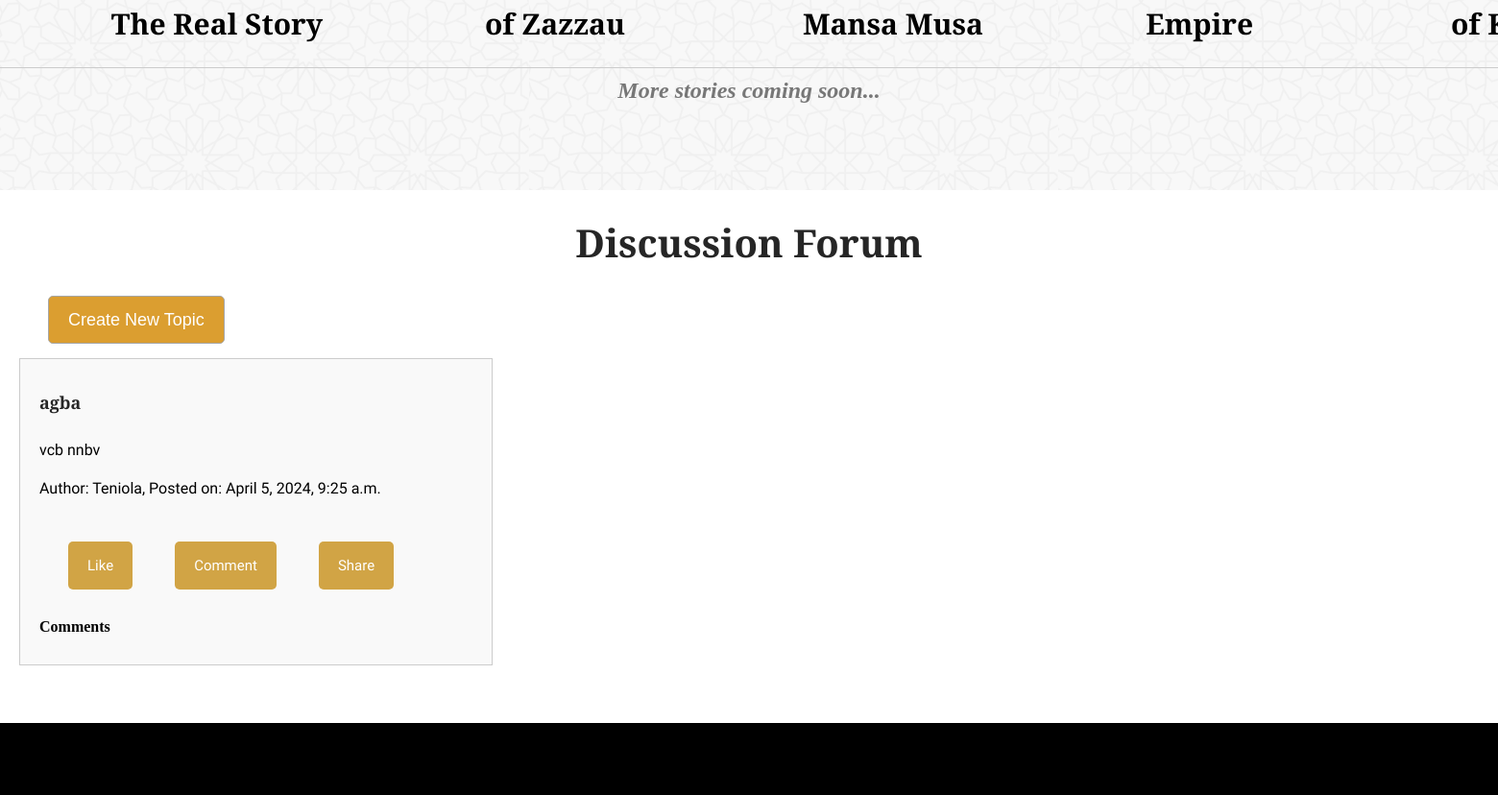
Before: /index/ (signed in, middle part) with the older database file.
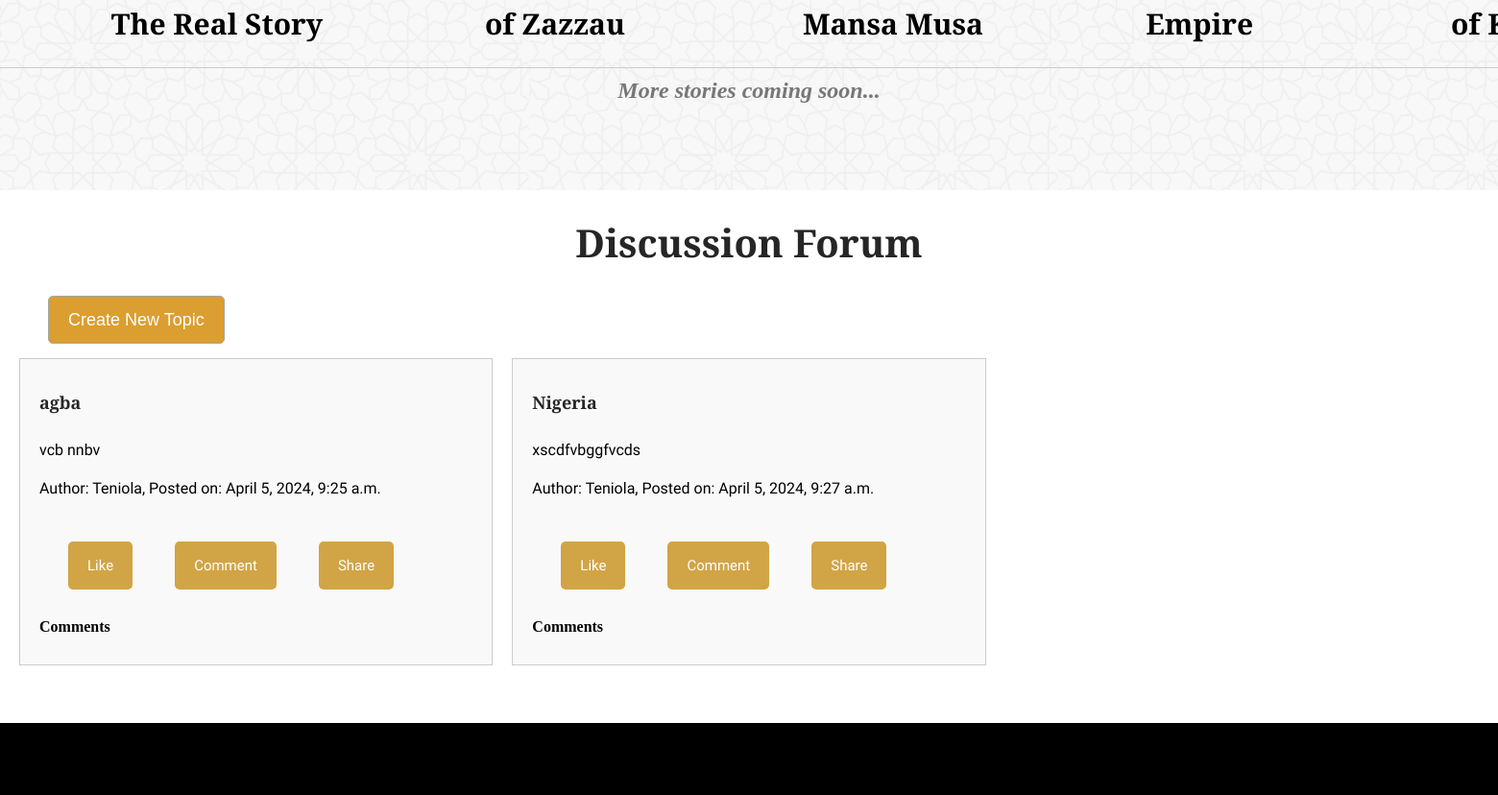
After: the same page with the newer database file.
### StorySphere/models.py (models this page shows)
class ForumTopic(models.Model):
    title = models.CharField(max_length=255)
    description = models.TextField()
    author = models.ForeignKey(User, on_delete=models.CASCADE)
    created_at = models.DateTimeField(auto_now_add=True)

### StorySphere/views.py (the view)
# urls.py: path('index/', views.index, name='index'),
def index(request):
    if request.user.is_authenticated:
        username = request.user.username
        topics = ForumTopic.objects.all()
        context = {'username': username, 'topics': topics}
        return render(request, 'index.html', context)
    else:
        return redirect('login')

### StorySphere/templates/index.html (shortened to what this page needs)
<!DOCTYPE html>
<html lang="en">
<head>
    {% load custom_tags %}
    {% load static %}
    <link rel="stylesheet" href="https://cdnjs.cloudflare.com/ajax/libs/font-awesome/6.5.1/css/all.min.css" />
    <link rel="stylesheet" href="{% static 'css/styles.css' %}">
</head>
<body>
    <section id="pillars">
            <div class="pillars-images">
                <div class="images-1">
                    <h1>Shaka Zulu <br>The Real Story</h1>
                </div>
                <div class="images-1">
                    <h1>Queen Amina <br>of Zazzau</h1>
                </div>
                <div class="images-1">
                    <H1>The Story of <br> Mansa Musa</H1>
                </div>
                <div class="images-1">
                    <H1>The Ghana <br>Empire</H1>
                </div>
                <div class="images-1">
                    <h1>The Kingdom <br>of Kush</h1>
                </div>
            </div>
            <h1 class="more-stories-line">More stories coming soon...</h1>
    </section>
    <section id="forum">
        <div class="forum-container">
            <h1>Discussion Forum</h1>
            <button id="newTopicBtn" onclick="openNewTopicModal()">Create New Topic</button>
            <div class="forum-topics">
                {% for topic in topics %}
                <div class="topic-card">
                    <h3>{{ topic.title }}</h3>
                    <p>{{ topic.description }}</p>
                    <p class="discussion-meta">Author: {{ topic.author }}, Posted on: {{ topic.created_at }}</p>
                    <div class="topic-actions">
                        <button class="like-btn" onclick="likeTopic('{{ topic.id }}')">Like</button>
                        <button class="comment-btn" onclick="openCommentsModal('{{ topic.id }}')">Comment</button>
                        <button class="share-btn" onclick="shareTopic()">Share</button>
                    </div>
                    <div class="comments-section" id="commentsSection{{ topic.id }}">
                        <h4>Comments</h4>
                    </div>
                </div>
                {% endfor %}
            </div>
                </div>
            </section>
<footer id="footer">
    <div class="container">
        <div class="footer-event">
        </div>
    </div>
</footer>
</body>
</html>

Changed rows visible on the page:
added ForumTopic: title "Nigeria", description "xscdfvbggfvcds", author "Teniola", created_at "April 5, 2024, 9:27 a.m."
